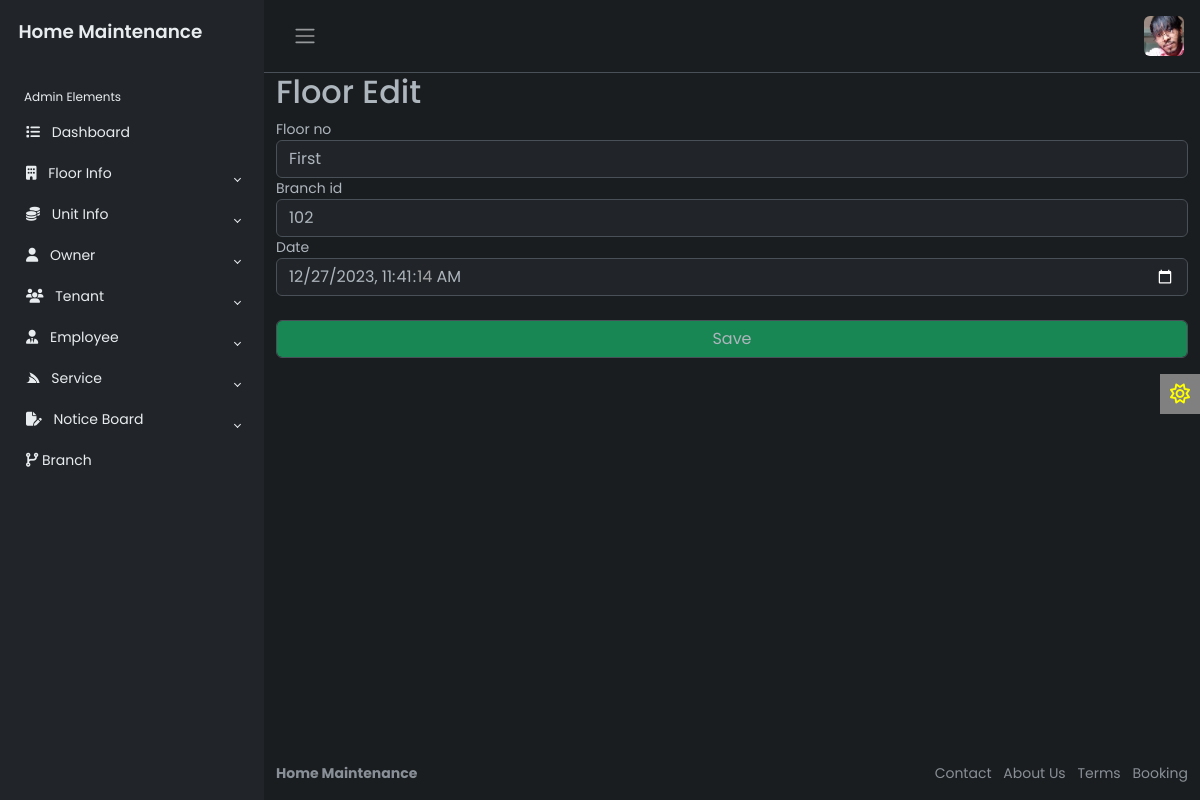
Screenshot of /floor_edit.php?id=1 with the database file from the repository.
### tables this page shows
CREATE TABLE `tbl_floor` (
  `Floor_id` int(15) NOT NULL,
  `Floor_no` varchar(50) NOT NULL,
  `branch_id` varchar(20) NOT NULL,
  `Added_date` timestamp NOT NULL DEFAULT current_timestamp()
);

### floor_edit.php (the view, shortened to what this page needs)
<?php include('include/sidebar.php')?>
<div class="main">
    <?php include('include/header.php')?>
        <main class="content">
            <div class="container">
                <div class="row">
                    <h2>Floor Edit</h2>
                    <form method="post" action="floor_edit_save.php">
                        <?php
                        $id= $_GET["id"];
                        $connect = mysqli_connect("localhost","root","","my_ams_db");
                        $sql = "SELECT * FROM tbl_floor WHERE Floor_id='$id'";
                        $result = mysqli_query($connect,$sql);
                        $data = mysqli_fetch_array($result,);
                        ?>
                        <label>Floor no</label>
                        <input type="text" name="floor_no" value="<?php echo $data["Floor_no"]?>" class="form-control">
                        <label>Branch id</label>
                        <input type="number" name="branch_id" value="<?php echo $data["branch_id"]?>" class="form-control">
                        <label>Date</label>
                        <input type="datetime-local" name="date" value="<?php echo $data["Added_date"]?>" class="form-control">
                        <input type="submit" value="Save" class="form-control mt-4 bg-success">
                    </form>
                </div>
            </div>
        </main>
    <?php include('include/theme.php')?>
    <?php include('include/footer.php')?>
</body>

### css/style.css (style rules this page uses)
* { padding: 0; margin: 0; box-sizing: border-box; }
body { font-family: 'Poppins', sans-serif; font-size: 0.875rem; opacity: 1; overflow-y: scroll; margin: 0; }
.main { display: flex; flex-direction: column; min-height: 100vh; min-width: 0; overflow: hidden; transition: all 0.35s ease-in-out; width: 100%; background: var(--bs-dark-bg-subtle); }
.content { flex: 1; }

### rows the page displays
tbl_floor: floor_no "First", branch_id "102", date "12/27/2023 11:41:14"
